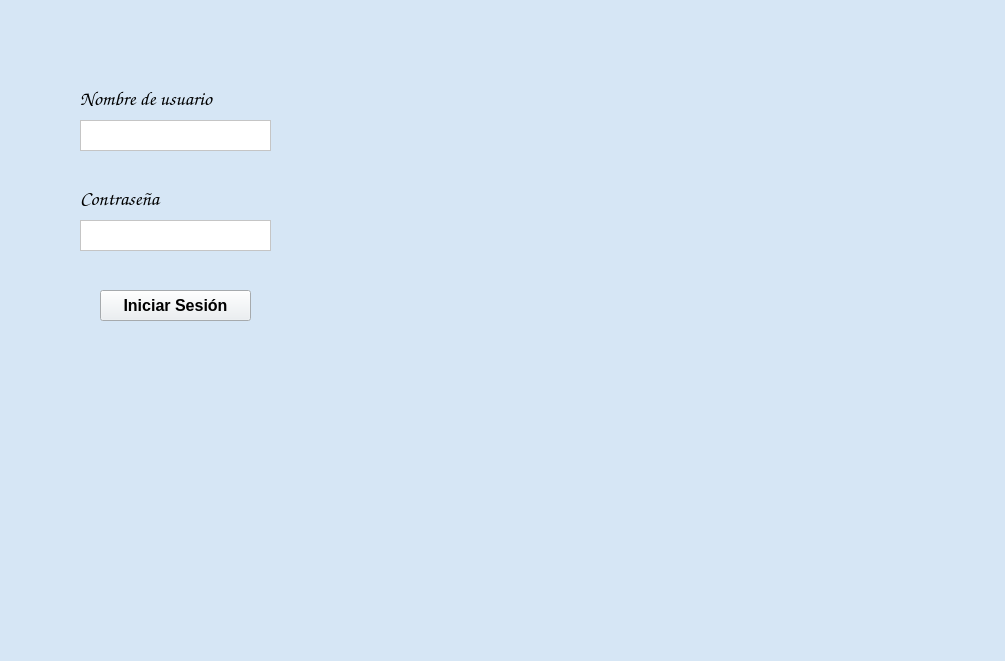
<?xml version="1.0" encoding="UTF-8"?>
<ui version="4.0">
 <class>MainWindow</class>
 <widget class="QMainWindow" name="MainWindow">
  <property name="geometry">
   <rect>
    <x>0</x>
    <y>0</y>
    <width>1005</width>
    <height>661</height>
   </rect>
  </property>
  <property name="windowTitle">
   <string>MainWindow</string>
  </property>
  <property name="styleSheet">
   <string notr="true">background-color: rgb(214, 230, 245);</string>
  </property>
  <widget class="QWidget" name="centralwidget">
   <widget class="QLabel" name="label">
    <property name="geometry">
     <rect>
      <x>390</x>
      <y>-10</y>
      <width>611</width>
      <height>651</height>
     </rect>
    </property>
    <property name="text">
     <string/>
    </property>
    <property name="pixmap">
     <pixmap>../../../Pictures/bicicletas-recurso.jpeg</pixmap>
    </property>
   </widget>
   <widget class="QLabel" name="label1">
    <property name="geometry">
     <rect>
      <x>80</x>
      <y>90</y>
      <width>181</width>
      <height>16</height>
     </rect>
    </property>
    <property name="font">
     <font>
      <family>Comic Sans MS</family>
      <pointsize>15</pointsize>
     </font>
    </property>
    <property name="text">
     <string>Nombre de usuario</string>
    </property>
   </widget>
   <widget class="QTextEdit" name="boxusuario">
    <property name="geometry">
     <rect>
      <x>80</x>
      <y>120</y>
      <width>191</width>
      <height>31</height>
     </rect>
    </property>
    <property name="styleSheet">
     <string notr="true">background-color: rgb(255, 255, 255);</string>
    </property>
   </widget>
   <widget class="QTextEdit" name="boxcontrasenia">
    <property name="geometry">
     <rect>
      <x>80</x>
      <y>220</y>
      <width>191</width>
      <height>31</height>
     </rect>
    </property>
    <property name="styleSheet">
     <string notr="true">background-color: rgb(255, 255, 255);</string>
    </property>
   </widget>
   <widget class="QLabel" name="label2">
    <property name="geometry">
     <rect>
      <x>80</x>
      <y>190</y>
      <width>191</width>
      <height>16</height>
     </rect>
    </property>
    <property name="font">
     <font>
      <family>Comic Sans MS</family>
      <pointsize>15</pointsize>
      <weight>50</weight>
      <bold>false</bold>
     </font>
    </property>
    <property name="text">
     <string>Contraseña</string>
    </property>
   </widget>
   <widget class="QPushButton" name="btnsesion">
    <property name="geometry">
     <rect>
      <x>100</x>
      <y>290</y>
      <width>151</width>
      <height>31</height>
     </rect>
    </property>
    <property name="font">
     <font>
      <pointsize>12</pointsize>
      <weight>75</weight>
      <bold>true</bold>
     </font>
    </property>
    <property name="styleSheet">
     <string notr="true">background-color: rgb(233, 238, 242);</string>
    </property>
    <property name="text">
     <string>Iniciar Sesión</string>
    </property>
   </widget>
  </widget>
  <widget class="QMenuBar" name="menubar">
   <property name="geometry">
    <rect>
     <x>0</x>
     <y>0</y>
     <width>1005</width>
     <height>21</height>
    </rect>
   </property>
  </widget>
  <widget class="QStatusBar" name="statusbar"/>
 </widget>
 <resources/>
 <connections/>
</ui>
